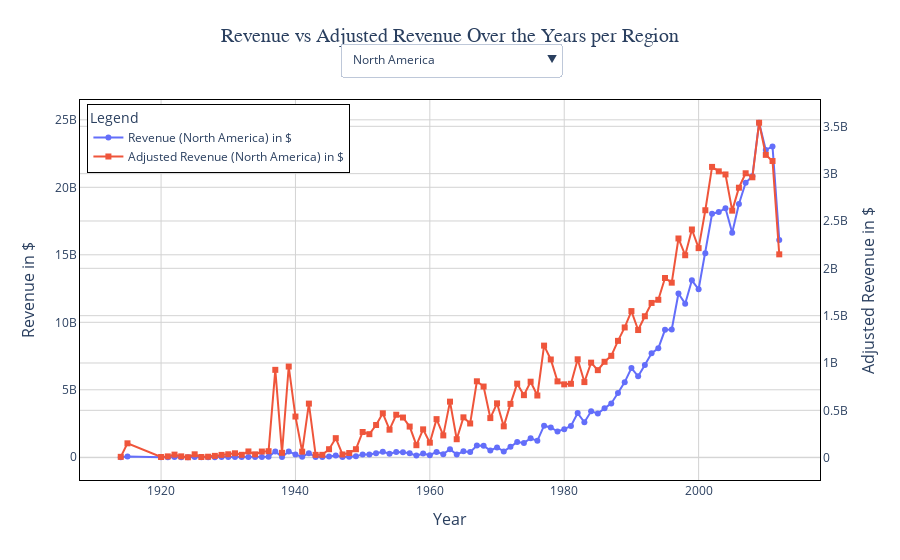

The notebook cell saved with this chart:
### Markdown cell above
Interactive plot of the Revenue vs Adjusted Revenue Over the Years per Region:

- We create a dual-axis plot for revenue and adjusted revenue over the years per region using plotly library.

- We can select the region on which we want to filter on.

### Code cell
# Create a plotly figure
fig = go.Figure()
df_movies_eco_exploded_countries['region'] = df_movies_eco_exploded_countries['region'].astype(str)

# Add traces for each region's data
for i, region in enumerate(df_movies_eco_exploded_countries['region'].unique()):
    region_data = df_movies_eco_exploded_countries[df_movies_eco_exploded_countries['region'] == region].groupby('year', as_index=False)[['revenue', 'revenue_adj']].sum()

    # Add Revenue trace
    fig.add_trace(go.Scatter(
        x=region_data['year'],
        y=region_data['revenue'],
        mode='lines+markers',
        name=f'Revenue ({region}) in $',
        visible=True if region == df_movies_eco_exploded_countries['region'].unique()[0] else False,
        line=dict(width=2),
        marker=dict(size=6, symbol='circle'),
        yaxis='y'  # Use the primary y-axis
    ))

    # Add Adjusted Revenue trace
    fig.add_trace(go.Scatter(
        x=region_data['year'],
        y=region_data['revenue_adj'],
        mode='lines+markers',
        name=f'Adjusted Revenue ({region}) in $',
        visible=True if region == df_movies_eco_exploded_countries['region'].unique()[0] else False,
        line=dict(width=2),
        marker=dict(size=6, symbol='square'),
        yaxis='y2'  # Use the secondary y-axis
    ))

# Create dropdown buttons for filtering by region
buttons = []
for region in df_movies_eco_exploded_countries['region'].unique():
    visibility = [region == trace.name.split('(')[1].split(')')[0].strip() for trace in fig.data]

    button = {
        'label': region,
        'method': 'update',
        'args': [
            {'visible': visibility},  # Update visibility of traces
            {'title': f"Revenue vs Adjusted Revenue: {region}"}
        ]
    }
    buttons.append(button)

# Update layout with dropdown menu and styling
fig.update_layout(
    updatemenus=[{
        'buttons': buttons,
        'direction': 'down',
        'showactive': True,
        'x': 0.5,
        'y': 1.15,
        'xanchor': 'center',
        'yanchor': 'top'
    }],
    title={
        'text': "Revenue vs Adjusted Revenue Over the Years per Region",
        'y': 0.95,
        'x': 0.5,
        'xanchor': 'center',
        'yanchor': 'top',
        'font': dict(size=20, family='Arial, sans-serif')
    },
    xaxis=dict(
        title='Year',
        titlefont=dict(size=16),
        tickfont=dict(size=12),
        showgrid=True,
        gridcolor='lightgrey',
        zeroline=False
    ),
    yaxis=dict(
        title='Revenue in $',
        titlefont=dict(size=16),
        tickfont=dict(size=12),
        showgrid=True,
        gridcolor='lightgrey',
        zeroline=False
    ),
    yaxis2=dict(
        title='Adjusted Revenue in $',
        titlefont=dict(size=16),
        tickfont=dict(size=12),
        overlaying='y',
        side='right',
        showgrid=True,
        gridcolor='lightgrey',
        zeroline=False
    ),
    legend=dict(
        title='Legend',
        x=0.01,
        y=0.99,
        bordercolor="Black",
        borderwidth=1,
        font=dict(size=12)
    ),
    plot_bgcolor='white'
)

# Add grid lines and background
fig.update_xaxes(showline=True, linewidth=1, linecolor='black', mirror=True)
fig.update_yaxes(showline=True, linewidth=1, linecolor='black', mirror=True)

# Show the figure
fig.show()
fig.write_html("Rev-vs-Adj_Rev_region.html")
